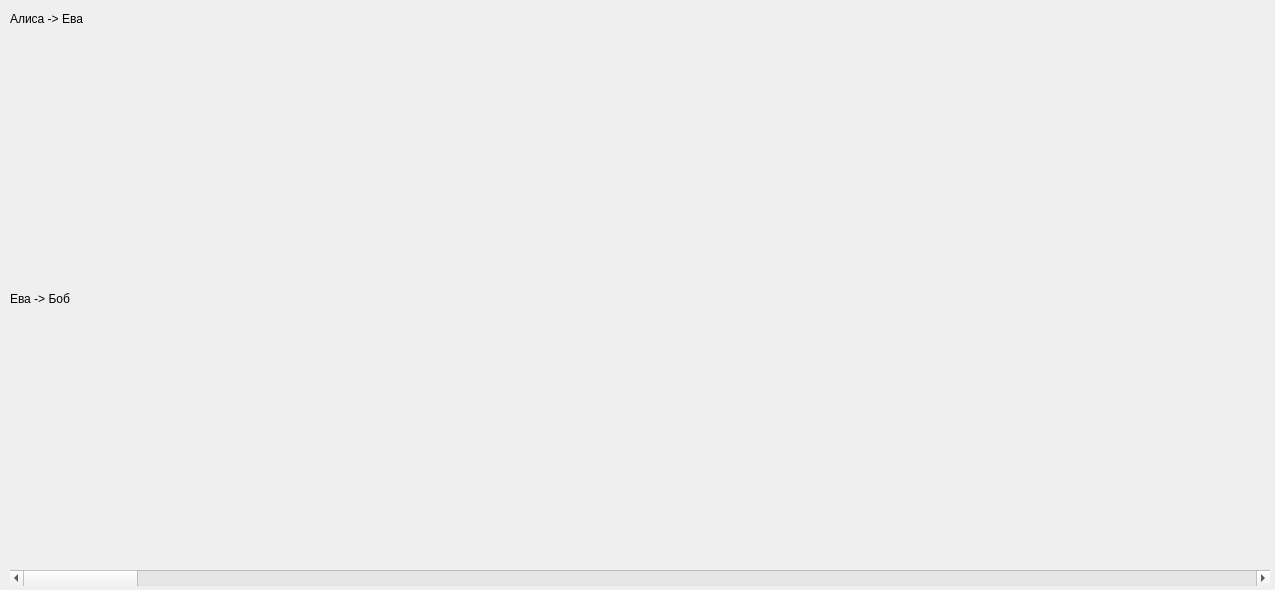
<?xml version="1.0" encoding="UTF-8"?>
<ui version="4.0">
 <class>HistogramEva</class>
 <widget class="QDialog" name="HistogramEva">
  <property name="geometry">
   <rect>
    <x>0</x>
    <y>0</y>
    <width>1275</width>
    <height>590</height>
   </rect>
  </property>
  <property name="minimumSize">
   <size>
    <width>1275</width>
    <height>0</height>
   </size>
  </property>
  <property name="maximumSize">
   <size>
    <width>1275</width>
    <height>16777215</height>
   </size>
  </property>
  <property name="windowTitle">
   <string>Гистограммы</string>
  </property>
  <property name="windowIcon">
   <iconset resource="../resource.qrc">
    <normaloff>:/new/prefix1/img/info-graphic.png</normaloff>:/new/prefix1/img/info-graphic.png</iconset>
  </property>
  <widget class="QCustomPlot" name="histogram_AE" native="true">
   <property name="geometry">
    <rect>
     <x>7</x>
     <y>30</y>
     <width>1260</width>
     <height>251</height>
    </rect>
   </property>
   <property name="minimumSize">
    <size>
     <width>1260</width>
     <height>0</height>
    </size>
   </property>
   <property name="maximumSize">
    <size>
     <width>1260</width>
     <height>16777215</height>
    </size>
   </property>
   <widget class="QLabel" name="imageLabel">
    <property name="geometry">
     <rect>
      <x>990</x>
      <y>10</y>
      <width>101</width>
      <height>41</height>
     </rect>
    </property>
    <property name="text">
     <string/>
    </property>
   </widget>
   <widget class="QLabel" name="label_8">
    <property name="geometry">
     <rect>
      <x>1170</x>
      <y>0</y>
      <width>81</width>
      <height>41</height>
     </rect>
    </property>
    <property name="text">
     <string>&lt;html&gt;&lt;head/&gt;&lt;body&gt;&lt;p&gt;&lt;img src=&quot;:/new/prefix1/img/PD.png&quot;/&gt;&lt;/p&gt;&lt;/body&gt;&lt;/html&gt;</string>
    </property>
   </widget>
  </widget>
  <widget class="QCustomPlot" name="histogram_EB" native="true">
   <property name="geometry">
    <rect>
     <x>10</x>
     <y>310</y>
     <width>1260</width>
     <height>251</height>
    </rect>
   </property>
   <property name="minimumSize">
    <size>
     <width>1260</width>
     <height>0</height>
    </size>
   </property>
   <property name="maximumSize">
    <size>
     <width>1260</width>
     <height>16777215</height>
    </size>
   </property>
   <widget class="QLabel" name="imageLabel_2">
    <property name="geometry">
     <rect>
      <x>990</x>
      <y>10</y>
      <width>101</width>
      <height>41</height>
     </rect>
    </property>
    <property name="text">
     <string/>
    </property>
   </widget>
   <widget class="QLabel" name="label_9">
    <property name="geometry">
     <rect>
      <x>1170</x>
      <y>0</y>
      <width>81</width>
      <height>41</height>
     </rect>
    </property>
    <property name="text">
     <string>&lt;html&gt;&lt;head/&gt;&lt;body&gt;&lt;p&gt;&lt;img src=&quot;:/new/prefix1/img/PD.png&quot;/&gt;&lt;/p&gt;&lt;/body&gt;&lt;/html&gt;</string>
    </property>
   </widget>
  </widget>
  <widget class="QLabel" name="label">
   <property name="geometry">
    <rect>
     <x>10</x>
     <y>10</y>
     <width>91</width>
     <height>18</height>
    </rect>
   </property>
   <property name="text">
    <string>Алиса -&gt; Ева</string>
   </property>
  </widget>
  <widget class="QLabel" name="label_2">
   <property name="geometry">
    <rect>
     <x>10</x>
     <y>290</y>
     <width>91</width>
     <height>18</height>
    </rect>
   </property>
   <property name="text">
    <string>Ева -&gt; Боб</string>
   </property>
  </widget>
  <widget class="QScrollBar" name="horizontalScrollBar">
   <property name="geometry">
    <rect>
     <x>10</x>
     <y>570</y>
     <width>1260</width>
     <height>16</height>
    </rect>
   </property>
   <property name="styleSheet">
    <string notr="true"/>
   </property>
   <property name="orientation">
    <enum>Qt::Horizontal</enum>
   </property>
  </widget>
 </widget>
 <customwidgets>
  <customwidget>
   <class>QCustomPlot</class>
   <extends>QWidget</extends>
   <header>../../qcustomplot.h</header>
   <container>1</container>
  </customwidget>
 </customwidgets>
 <resources>
  <include location="../resource.qrc"/>
 </resources>
 <connections/>
</ui>
